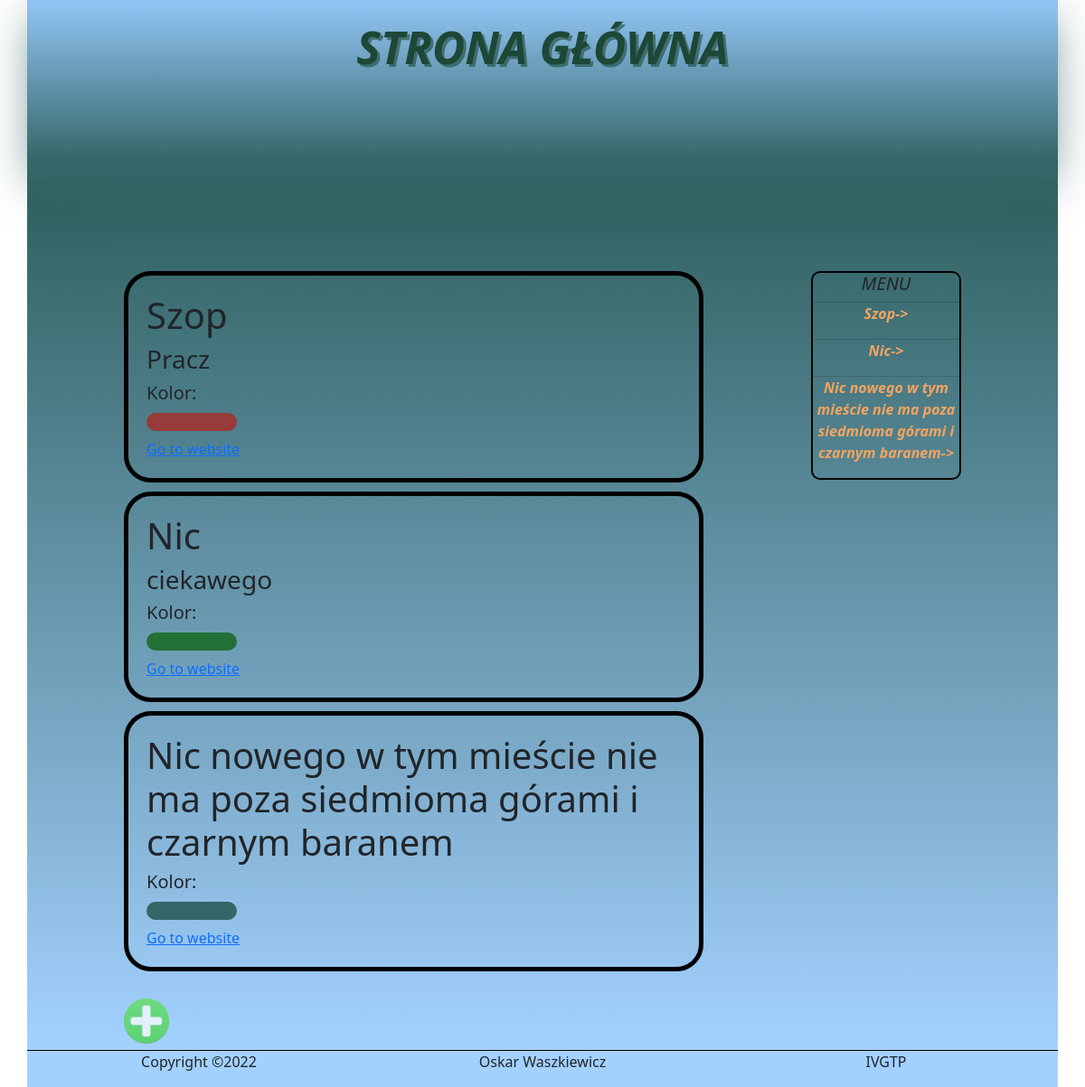
The page / on the database its author committed.
### tables this page shows
CREATE TABLE "Pages" (
	"id"	INTEGER NOT NULL UNIQUE,
	"title"	TEXT NOT NULL,
	"subtitle"	TEXT,
	"content"	TEXT,
	"color"	TEXT,
	PRIMARY KEY("id" AUTOINCREMENT)
);

### index.php (the view, shortened to what this page needs)
<?php
include("./Scripts/php/connectToDb.php");
$query = $db->query("SELECT * FROM `Pages`");
$rows = $query -> fetchAll(PDO::FETCH_ASSOC);
?>
<!DOCTYPE html>
<html lang="pl">
    <head>
        <link rel="stylesheet" href="./Source/HomePageContent/PageCss/style.css">
        <link href="https://cdn.jsdelivr.net/npm/bootstrap@5.3.0-alpha1/dist/css/bootstrap.min.css" rel="stylesheet">
    </head>
    <body>
        <div class="container">
            <div class="row">
                <div class="col-12 banner">
                    <h1 class="title">STRONA GŁÓWNA</h1>
                </div>
            </div>
            <div class="row pb-5">
                <div class="col-7 offset-1">
                    <div class="content">
                        <?php
                            foreach ($rows as $row) {
                                echo '
                                    <div class="page">
                                        <h1 class="pageTitle">
                                            '.$row["title"].'
                                        </h1>
                                        <h3 class="pageSubtitle">
                                            '.$row["subtitle"].'
                                        </h3>
                                        <h5 class="smth">
                                            Kolor:<div style="background-color:'.$row["color"].'" class="displayColor">
                                            </div>
                                        </h5>
                                        <a href="templatePage.php?id='.$row["id"].'">Go to website</a>
                                    </div>
                                ';
                            }
                        ?>
                        <img class="add-button" id="addButton" src="./Source/HomePageContent/PagePhotos/add-icon.png" alt="Add_Button" data-bs-toggle="modal" data-bs-target="#exampleModal"/>
                    </div>
                </div>
                <div class="col-2 offset-1">
                    <div class="menu">
                        <h5>MENU</h5>
                            <?php
                            for($i = 0; $i < 4; $i++) {
                                if(isset($rows[$i]["title"]))
                                    echo '
                                        <hr style="margin: 0">
                                        <p><a href="templatePage.php?id='.$rows[$i]["id"].'" class="menuLink">'.$rows[$i]["title"].'-></a></p>
                                    ';
                            }
                            ?>
                    </div>
                </div>
            </div>
            <div class="row footer">
                <p class="col-4">
                    Copyright &copy;2022
                </p>
                <p class="col-4">
                    Oskar Waszkiewicz
                </p>
                <p class="col-4">
                    IVGTP
                </p>
            </div>
        </div>
    </body>
</html>

### Source/HomePageContent/PageCss/style.css (style rules this page uses)
.container { min-height: 100vh; position: relative; background-image: linear-gradient(rgb(51, 100, 100) 20%, rgba(153, 204, 255, 0.9) 96%); }
.banner { height: 200px; background-image: linear-gradient(rgba(153, 204, 255, 0.9) 4%, rgba(51, 102, 102, 0.8) 90%); box-shadow: 0px 10px 50px -10px rgba(51, 102, 102, 0.8); }
.title { font-weight: bolder; font-style: italic; font-family: 'Segoe UI', Tahoma, Geneva, Verdana, sans-serif; font-size: 50px; text-align: center; margin-top: 2%; color: rgb(29, 71, 54); text-shadow: 3px 3px hsla(156, 42%, 20%, 0.6); }
.content { margin-top: 100px; }
.page { border: black 5px solid; border-radius: 30px; padding: 20px; margin: 10px 0; }
.add-button { height: 50px; width: 50px; margin-top: 20px; opacity: 0.7; }
.menu { min-height: 200px; border: black 2px solid; border-radius: 10px; margin-top: 100px; text-align: center; font-weight: bolder; font-style: italic; }
.menuLink { text-decoration: none; color: sandybrown; }
.footer { text-align: center; border-top: 1px black solid; position: absolute; bottom: 0; width: 100%; }
.displayColor { margin-top: 10px; border-radius: 40px; width: 100px; height: 20px; text-align: center; }

### rows shown on the page
pages: title "Szop", subtitle "Pracz"
pages: title "Nic", subtitle "ciekawego"
pages: title "Nic nowego w tym mieście nie ma poza siedmioma górami i czarnym baranem"
